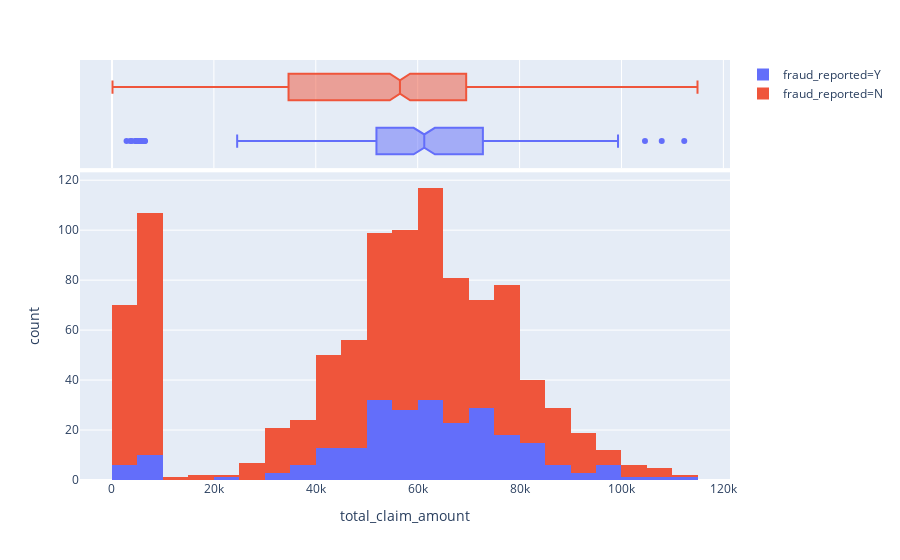

Write notebook code for a chart like this one.
### Markdown cell above
Age doesnot seem to be a good indicator of fraud

### Code cell
# Total claim amount distribution
fig = px.histogram(df, x="total_claim_amount", color="fraud_reported", marginal="box", # can be 'rug', `box`, `violin`
                         hover_data=df.columns)
fig.show()

### Figure 1 — Plotly figure (JSON) as saved in the notebook; plotly's stock layout.template omitted (floating-point values rounded to 4 significant figures; data arrays with more than 128 entries replaced by an {"elided": "..."} marker saying what was removed)
{"data": [{"alignmentgroup": "True", "bingroup": "x", "hoverlabel": {"namelength": 0}, "hovertemplate": "fraud_reported=Y<br>total_claim_amount=%{x}<br>count=%{y}", "legendgroup": "fraud_reported=Y", "marker": {"color": "#636efa"}, "name": "fraud_reported=Y", "offsetgroup": "fraud_reported=Y", "orientation": "v", "showlegend": true, "type": "histogram", "x": {"elided": "247 int values"}, "xaxis": "x", "yaxis": "y"}, {"alignmentgroup": "True", "customdata": {"elided": "247x40 mixed values"}, "hoverlabel": {"namelength": 0}, "hovertemplate": "fraud_reported=%{customdata[38]}<br>total_claim_amount=%{customdata[31]}<br>months_as_customer=%{customdata[0]}<br>age=%{customdata[1]}<br>policy_number=%{customdata[2]}<br>policy_bind_date=%{customdata[3]}<br>policy_state=%{customdata[4]}<br>policy_csl=%{customdata[5]}<br>policy_deductable=%{customdata[6]}<br>policy_annual_premium=%{customdata[7]}<br>umbrella_limit=%{customdata[8]}<br>insured_zip=%{customdata[9]}<br>insured_sex=%{customdata[10]}<br>insured_education_level=%{customdata[11]}<br>insured_occupation=%{customdata[12]}<br>insured_hobbies=%{customdata[13]}<br>insured_relationship=%{customdata[14]}<br>capital-gains=%{customdata[15]}<br>capital-loss=%{customdata[16]}<br>incident_date=%{customdata[17]}<br>incident_type=%{customdata[18]}<br>collision_type=%{customdata[19]}<br>incident_severity=%{customdata[20]}<br>authorities_contacted=%{customdata[21]}<br>incident_state=%{customdata[22]}<br>incident_city=%{customdata[23]}<br>incident_location=%{customdata[24]}<br>incident_hour_of_the_day=%{customdata[25]}<br>number_of_vehicles_involved=%{customdata[26]}<br>property_damage=%{customdata[27]}<br>bodily_injuries=%{customdata[28]}<br>witnesses=%{customdata[29]}<br>police_report_available=%{customdata[30]}<br>injury_claim=%{customdata[32]}<br>property_claim=%{customdata[33]}<br>vehicle_claim=%{customdata[34]}<br>auto_make=%{customdata[35]}<br>auto_model=%{customdata[36]}<br>auto_year=%{customdata[37]}<br>_c39=%{customdata[39]}", "legendgroup": "fraud_reported=Y", "marker": {"color": "#636efa"}, "name": "fraud_reported=Y", "notched": true, "offsetgroup": "fraud_reported=Y", "showlegend": false, "type": "box", "x": {"elided": "247 int values"}, "xaxis": "x2", "yaxis": "y2"}, {"alignmentgroup": "True", "bingroup": "x", "hoverlabel": {"namelength": 0}, "hovertemplate": "fraud_reported=N<br>total_claim_amount=%{x}<br>count=%{y}", "legendgroup": "fraud_reported=N", "marker": {"color": "#EF553B"}, "name": "fraud_reported=N", "offsetgroup": "fraud_reported=N", "orientation": "v", "showlegend": true, "type": "histogram", "x": {"elided": "753 int values"}, "xaxis": "x", "yaxis": "y"}, {"alignmentgroup": "True", "customdata": {"elided": "753x40 mixed values"}, "hoverlabel": {"namelength": 0}, "hovertemplate": "fraud_reported=%{customdata[38]}<br>total_claim_amount=%{customdata[31]}<br>months_as_customer=%{customdata[0]}<br>age=%{customdata[1]}<br>policy_number=%{customdata[2]}<br>policy_bind_date=%{customdata[3]}<br>policy_state=%{customdata[4]}<br>policy_csl=%{customdata[5]}<br>policy_deductable=%{customdata[6]}<br>policy_annual_premium=%{customdata[7]}<br>umbrella_limit=%{customdata[8]}<br>insured_zip=%{customdata[9]}<br>insured_sex=%{customdata[10]}<br>insured_education_level=%{customdata[11]}<br>insured_occupation=%{customdata[12]}<br>insured_hobbies=%{customdata[13]}<br>insured_relationship=%{customdata[14]}<br>capital-gains=%{customdata[15]}<br>capital-loss=%{customdata[16]}<br>incident_date=%{customdata[17]}<br>incident_type=%{customdata[18]}<br>collision_type=%{customdata[19]}<br>incident_severity=%{customdata[20]}<br>authorities_contacted=%{customdata[21]}<br>incident_state=%{customdata[22]}<br>incident_city=%{customdata[23]}<br>incident_location=%{customdata[24]}<br>incident_hour_of_the_day=%{customdata[25]}<br>number_of_vehicles_involved=%{customdata[26]}<br>property_damage=%{customdata[27]}<br>bodily_injuries=%{customdata[28]}<br>witnesses=%{customdata[29]}<br>police_report_available=%{customdata[30]}<br>injury_claim=%{customdata[32]}<br>property_claim=%{customdata[33]}<br>vehicle_claim=%{customdata[34]}<br>auto_make=%{customdata[35]}<br>auto_model=%{customdata[36]}<br>auto_year=%{customdata[37]}<br>_c39=%{customdata[39]}", "legendgroup": "fraud_reported=N", "marker": {"color": "#EF553B"}, "name": "fraud_reported=N", "notched": true, "offsetgroup": "fraud_reported=N", "showlegend": false, "type": "box", "x": {"elided": "753 int values"}, "xaxis": "x2", "yaxis": "y2"}], "layout": {"barmode": "relative", "legend": {"tracegroupgap": 0}, "margin": {"t": 60}, "xaxis": {"anchor": "y", "domain": [0, 1], "title": {"text": "total_claim_amount"}}, "xaxis2": {"anchor": "y2", "domain": [0, 1], "matches": "x", "showgrid": true, "showticklabels": false}, "yaxis": {"anchor": "x", "domain": [0, 0.7326], "title": {"text": "count"}}, "yaxis2": {"anchor": "x2", "domain": [0.7426, 1], "matches": "y2", "showgrid": false, "showline": false, "showticklabels": false, "ticks": ""}}}
